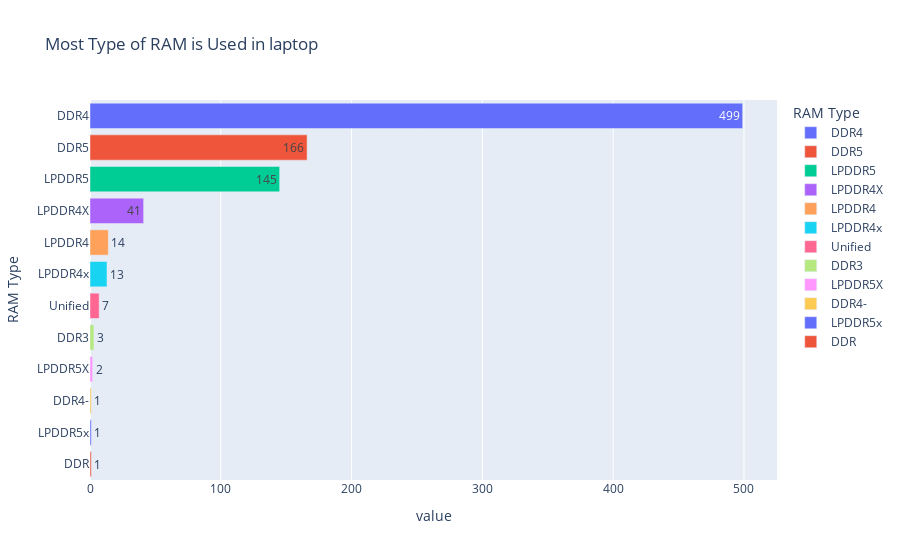

Notebook code cell kept with this figure:
### Code cell
iplot(px.bar(ram_type,
             orientation='h',
             color=ram_type.index,
             text=ram_type.values,
             labels={'index':'RAM Type'},
             title='Most Type of RAM is Used in laptop'
))

### Figure 1 — Plotly figure (JSON) as saved in the notebook; plotly's stock layout.template omitted (floating-point values rounded to 4 significant figures)
{"data": [{"alignmentgroup": "True", "hovertemplate": "RAM Type=%{y}<br>value=%{x}<br>text=%{text}<extra></extra>", "legendgroup": "DDR4", "marker": {"color": "#636efa", "pattern": {"shape": ""}}, "name": "DDR4", "offsetgroup": "DDR4", "orientation": "h", "showlegend": true, "text": [499], "textposition": "auto", "type": "bar", "x": [499], "xaxis": "x", "y": ["DDR4"], "yaxis": "y"}, {"alignmentgroup": "True", "hovertemplate": "RAM Type=%{y}<br>value=%{x}<br>text=%{text}<extra></extra>", "legendgroup": "DDR5", "marker": {"color": "#EF553B", "pattern": {"shape": ""}}, "name": "DDR5", "offsetgroup": "DDR5", "orientation": "h", "showlegend": true, "text": [166], "textposition": "auto", "type": "bar", "x": [166], "xaxis": "x", "y": ["DDR5"], "yaxis": "y"}, {"alignmentgroup": "True", "hovertemplate": "RAM Type=%{y}<br>value=%{x}<br>text=%{text}<extra></extra>", "legendgroup": "LPDDR5", "marker": {"color": "#00cc96", "pattern": {"shape": ""}}, "name": "LPDDR5", "offsetgroup": "LPDDR5", "orientation": "h", "showlegend": true, "text": [145], "textposition": "auto", "type": "bar", "x": [145], "xaxis": "x", "y": ["LPDDR5"], "yaxis": "y"}, {"alignmentgroup": "True", "hovertemplate": "RAM Type=%{y}<br>value=%{x}<br>text=%{text}<extra></extra>", "legendgroup": "LPDDR4X", "marker": {"color": "#ab63fa", "pattern": {"shape": ""}}, "name": "LPDDR4X", "offsetgroup": "LPDDR4X", "orientation": "h", "showlegend": true, "text": [41], "textposition": "auto", "type": "bar", "x": [41], "xaxis": "x", "y": ["LPDDR4X"], "yaxis": "y"}, {"alignmentgroup": "True", "hovertemplate": "RAM Type=%{y}<br>value=%{x}<br>text=%{text}<extra></extra>", "legendgroup": "LPDDR4", "marker": {"color": "#FFA15A", "pattern": {"shape": ""}}, "name": "LPDDR4", "offsetgroup": "LPDDR4", "orientation": "h", "showlegend": true, "text": [14], "textposition": "auto", "type": "bar", "x": [14], "xaxis": "x", "y": ["LPDDR4"], "yaxis": "y"}, {"alignmentgroup": "True", "hovertemplate": "RAM Type=%{y}<br>value=%{x}<br>text=%{text}<extra></extra>", "legendgroup": "LPDDR4x", "marker": {"color": "#19d3f3", "pattern": {"shape": ""}}, "name": "LPDDR4x", "offsetgroup": "LPDDR4x", "orientation": "h", "showlegend": true, "text": [13], "textposition": "auto", "type": "bar", "x": [13], "xaxis": "x", "y": ["LPDDR4x"], "yaxis": "y"}, {"alignmentgroup": "True", "hovertemplate": "RAM Type=%{y}<br>value=%{x}<br>text=%{text}<extra></extra>", "legendgroup": "Unified", "marker": {"color": "#FF6692", "pattern": {"shape": ""}}, "name": "Unified", "offsetgroup": "Unified", "orientation": "h", "showlegend": true, "text": [7], "textposition": "auto", "type": "bar", "x": [7], "xaxis": "x", "y": ["Unified"], "yaxis": "y"}, {"alignmentgroup": "True", "hovertemplate": "RAM Type=%{y}<br>value=%{x}<br>text=%{text}<extra></extra>", "legendgroup": "DDR3", "marker": {"color": "#B6E880", "pattern": {"shape": ""}}, "name": "DDR3", "offsetgroup": "DDR3", "orientation": "h", "showlegend": true, "text": [3], "textposition": "auto", "type": "bar", "x": [3], "xaxis": "x", "y": ["DDR3"], "yaxis": "y"}, {"alignmentgroup": "True", "hovertemplate": "RAM Type=%{y}<br>value=%{x}<br>text=%{text}<extra></extra>", "legendgroup": "LPDDR5X", "marker": {"color": "#FF97FF", "pattern": {"shape": ""}}, "name": "LPDDR5X", "offsetgroup": "LPDDR5X", "orientation": "h", "showlegend": true, "text": [2], "textposition": "auto", "type": "bar", "x": [2], "xaxis": "x", "y": ["LPDDR5X"], "yaxis": "y"}, {"alignmentgroup": "True", "hovertemplate": "RAM Type=%{y}<br>value=%{x}<br>text=%{text}<extra></extra>", "legendgroup": "DDR4-", "marker": {"color": "#FECB52", "pattern": {"shape": ""}}, "name": "DDR4-", "offsetgroup": "DDR4-", "orientation": "h", "showlegend": true, "text": [1], "textposition": "auto", "type": "bar", "x": [1], "xaxis": "x", "y": ["DDR4-"], "yaxis": "y"}, {"alignmentgroup": "True", "hovertemplate": "RAM Type=%{y}<br>value=%{x}<br>text=%{text}<extra></extra>", "legendgroup": "LPDDR5x", "marker": {"color": "#636efa", "pattern": {"shape": ""}}, "name": "LPDDR5x", "offsetgroup": "LPDDR5x", "orientation": "h", "showlegend": true, "text": [1], "textposition": "auto", "type": "bar", "x": [1], "xaxis": "x", "y": ["LPDDR5x"], "yaxis": "y"}, {"alignmentgroup": "True", "hovertemplate": "RAM Type=%{y}<br>value=%{x}<br>text=%{text}<extra></extra>", "legendgroup": "DDR", "marker": {"color": "#EF553B", "pattern": {"shape": ""}}, "name": "DDR", "offsetgroup": "DDR", "orientation": "h", "showlegend": true, "text": [1], "textposition": "auto", "type": "bar", "x": [1], "xaxis": "x", "y": ["DDR"], "yaxis": "y"}], "layout": {"barmode": "relative", "legend": {"title": {"text": "RAM Type"}, "tracegroupgap": 0}, "title": {"text": "Most Type of RAM is Used in laptop"}, "xaxis": {"anchor": "y", "domain": [0, 1], "title": {"text": "value"}}, "yaxis": {"anchor": "x", "categoryarray": ["DDR", "LPDDR5x", "DDR4-", "LPDDR5X", "DDR3", "Unified", "LPDDR4x", "LPDDR4", "LPDDR4X", "LPDDR5", "DDR5", "DDR4"], "categoryorder": "array", "domain": [0, 1], "title": {"text": "RAM Type"}}}}
